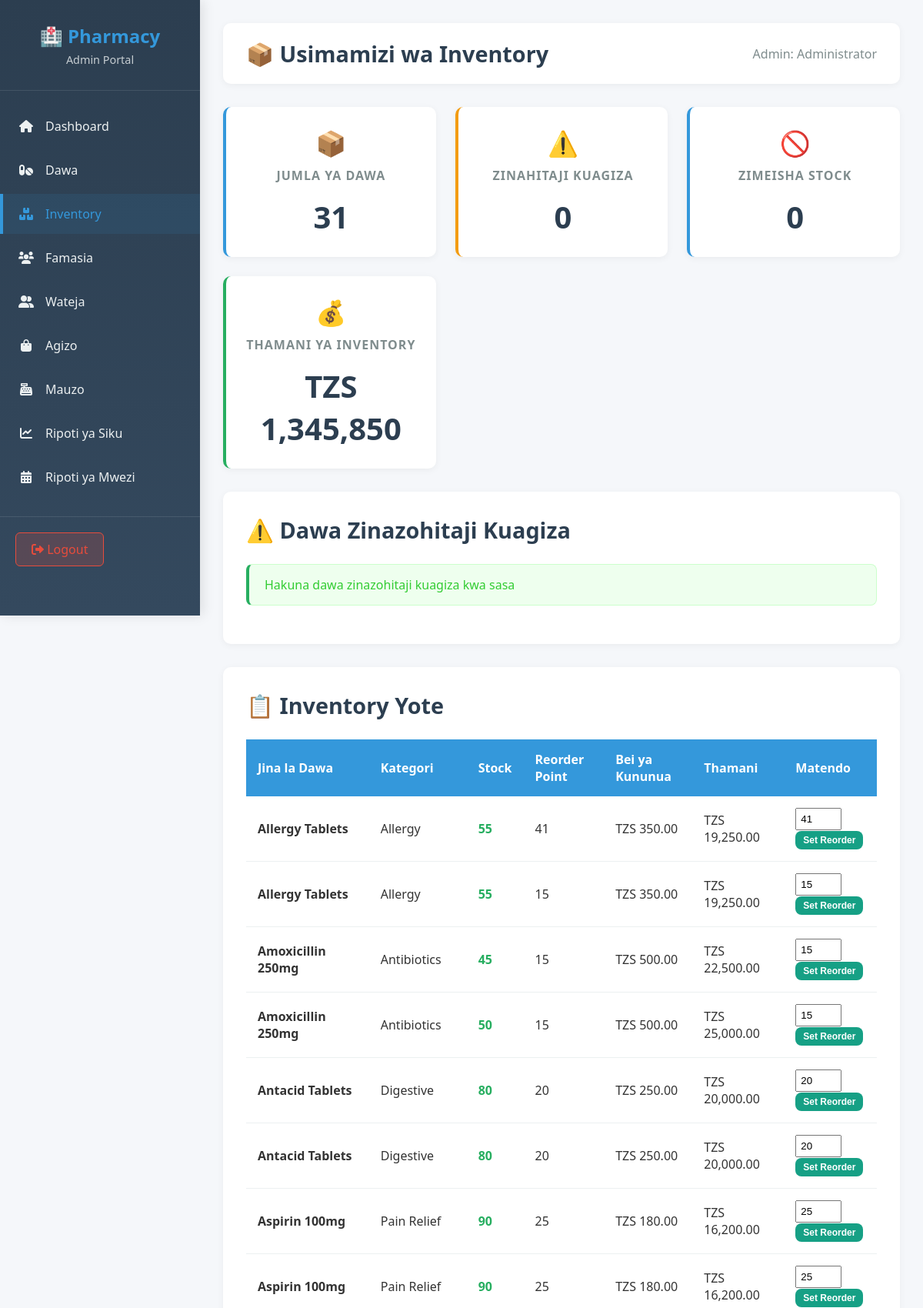
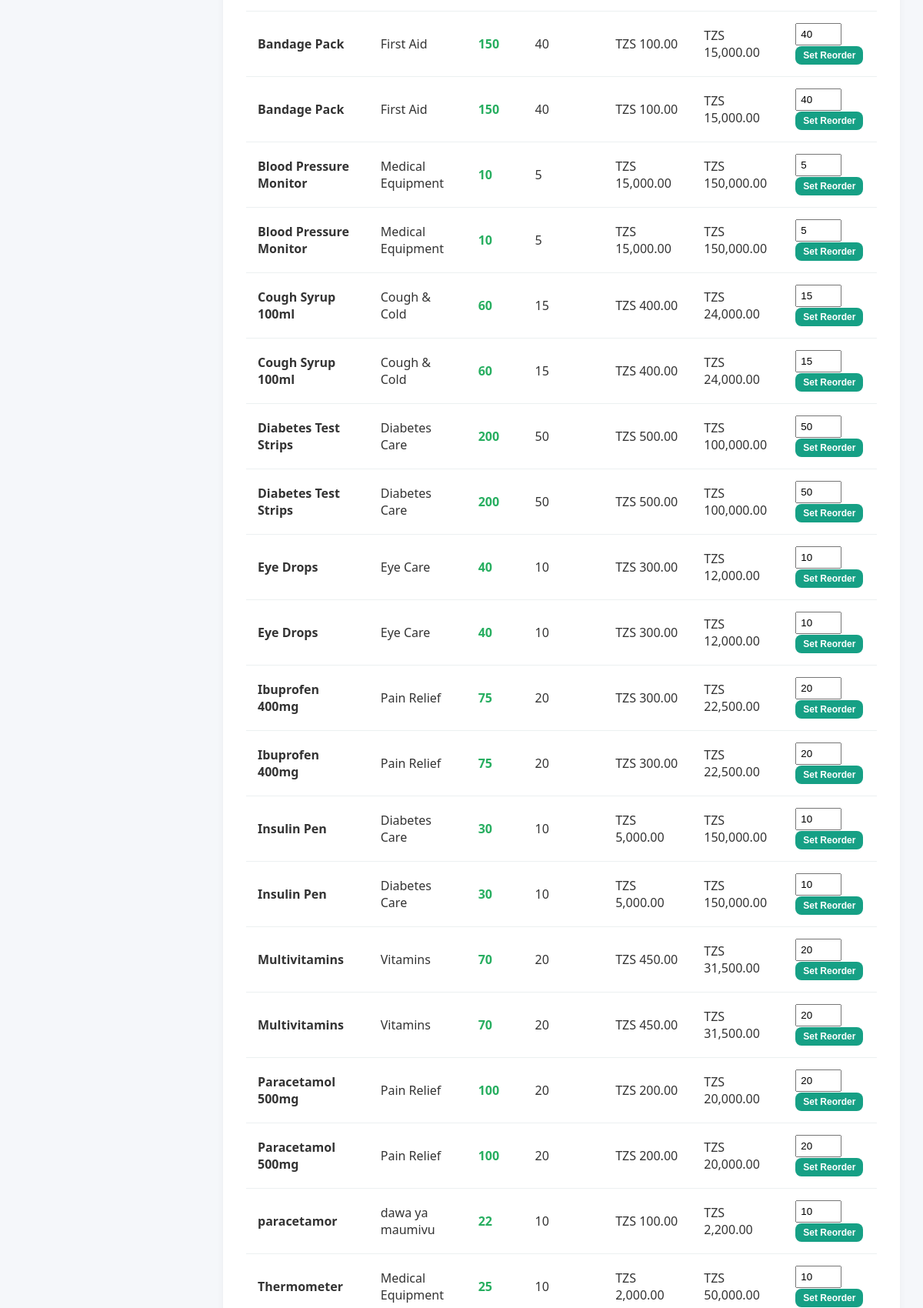
Page /inventory_management.php (signed in, upper part) on the committed database (2 pictures, top to bottom).
### tables this page shows
CREATE TABLE `medicines` (
  `medicine_id` int(11) NOT NULL AUTO_INCREMENT,
  `medicine_name` varchar(100) DEFAULT NULL,
  `category` varchar(50) DEFAULT NULL,
  `description` text DEFAULT NULL,
  `quantity` int(11) DEFAULT NULL,
  `reorder_point` int(11) DEFAULT 10,
  `supplier_id` int(11) DEFAULT NULL,
  `last_restocked` date DEFAULT NULL,
  `buying_price` decimal(10,2) DEFAULT NULL,
  `selling_price` decimal(10,2) DEFAULT NULL,
  `expiry_date` date DEFAULT NULL,
  PRIMARY KEY (`medicine_id`)
);

### inventory_management.php (the view, shortened to what this page needs)
<?php
include("config.php");
$reorder_query = "SELECT * FROM medicines WHERE quantity <= reorder_point ORDER BY quantity ASC";
$reorder_result = mysqli_query($conn, $reorder_query);
$medicines_query = "SELECT * FROM medicines ORDER BY medicine_name ASC";
$medicines_result = mysqli_query($conn, $medicines_query);
$total_medicines = mysqli_num_rows($medicines_result);
$low_stock_count = mysqli_num_rows($reorder_result);
$out_of_stock = mysqli_num_rows(mysqli_query($conn, "SELECT * FROM medicines WHERE quantity = 0"));
$total_value_query = "SELECT SUM(quantity * buying_price) as total FROM medicines";
$total_value_result = mysqli_query($conn, $total_value_query);
$total_value = mysqli_fetch_assoc($total_value_result)['total'] ?: 0;
?>
<!DOCTYPE html>
<html>
<head>
    <link rel="stylesheet" href="style.css">
    <link rel="stylesheet" href="https://cdnjs.cloudflare.com/ajax/libs/font-awesome/6.0.0/css/all.min.css">
</head>
<body>
<div class="admin-panel">
    <div class="sidebar">
        <div class="sidebar-header">
            <h1>🏥 Pharmacy</h1>
            <p>Admin Portal</p>
        </div>
        <div class="sidebar-menu">
            <ul>
                <li><a href="admin_dashboard.php"><i class="fas fa-home"></i> <span>Dashboard</span></a></li>
                <li><a href="medicine.php"><i class="fas fa-pills"></i> <span>Dawa</span></a></li>
                <li><a href="inventory_management.php" class="active"><i class="fas fa-boxes"></i> <span>Inventory</span></a></li>
                <li><a href="admin_users.php"><i class="fas fa-users"></i> <span>Famasia</span></a></li>
                <li><a href="admin_customers.php"><i class="fas fa-user-friends"></i> <span>Wateja</span></a></li>
                <li><a href="admin_orders.php"><i class="fas fa-shopping-bag"></i> <span>Agizo</span></a></li>
                <li><a href="sales.php"><i class="fas fa-cash-register"></i> <span>Mauzo</span></a></li>
                <li><a href="deily_report.php"><i class="fas fa-chart-line"></i> <span>Ripoti ya Siku</span></a></li>
                <li><a href="monthly_report.php"><i class="fas fa-calendar-alt"></i> <span>Ripoti ya Mwezi</span></a></li>
            </ul>
        </div>
        <div class="sidebar-footer">
            <a href="logout.php" class="logout-btn"><i class="fas fa-sign-out-alt"></i> Logout</a>
        </div>
    </div>
    <div class="main-content">
        <div class="top-header">
            <h2>📦 Usimamizi wa Inventory</h2>
            <div class="user-info">
                <span>Admin: <?php echo $_SESSION['fullname']; ?></span>
            </div>
        </div>
        <div class="dashboard-stats">
            <div class="stat-card">
                <div class="icon">📦</div>
                <h3>Jumla ya Dawa</h3>
                <div class="number"><?php echo $total_medicines; ?></div>
            </div>
            <div class="stat-card warning">
                <div class="icon">⚠️</div>
                <h3>Zinahitaji Kuagiza</h3>
                <div class="number"><?php echo $low_stock_count; ?></div>
            </div>
            <div class="stat-card danger">
                <div class="icon">🚫</div>
                <h3>Zimeisha Stock</h3>
                <div class="number"><?php echo $out_of_stock; ?></div>
            </div>
            <div class="stat-card success">
                <div class="icon">💰</div>
                <h3>Thamani ya Inventory</h3>
                <div class="number">TZS <?php echo number_format($total_value, 0); ?></div>
            </div>
        </div>
        <div class="container" style="margin-bottom: 30px;">
            <div class="header">
                <h2>⚠️ Dawa Zinazohitaji Kuagiza</h2>
            </div>
            <?php if(mysqli_num_rows($reorder_result) > 0): ?>
            <table>
                <thead>
                    <tr>
                        <th>Jina la Dawa</th>
                        <th>Stock Iliyopo</th>
                        <th>Reorder Point</th>
                        <th>Hali</th>
                        <th>Matendo</th>
                    </tr>
                </thead>
                <tbody>
                    <?php while($medicine = mysqli_fetch_assoc($reorder_result)): ?>
                    <tr>
                        <td><strong><?php echo $medicine['medicine_name']; ?></strong></td>
                        <td>
                            <span style="color: <?php echo $medicine['quantity'] == 0 ? '#e74c3c' : '#f39c12'; ?>; font-weight: bold;">
                                <?php echo $medicine['quantity']; ?>
                            </span>
                        </td>
                        <td><?php echo $medicine['reorder_point']; ?></td>
                        <td>
                            <?php if($medicine['quantity'] == 0): ?>
                                <span class="alert alert-danger" style="padding: 5px 10px; font-size: 12px;">Imeisha</span>
                            <?php else: ?>
                                <span class="alert alert-warning" style="padding: 5px 10px; font-size: 12px;">Inayokaribiaisha</span>
                            <?php endif; ?>
                        </td>
                        <td>
                            <form method="POST" style="display: inline;">
                                <input type="hidden" name="csrf_token" value="<?php echo generate_csrf_token(); ?>">
                                <input type="hidden" name="medicine_id" value="<?php echo $medicine['medicine_id']; ?>">
                                <input type="number" name="quantity_added" placeholder="Idadi" style="width: 80px; padding: 5px;" required min="1">
                                <button type="submit" name="restock" class="btn btn-success" style="padding: 5px 10px; font-size: 12px;">+ Restock</button>
                            </form>
                        </td>
                    </tr>
                    <?php endwhile; ?>
                </tbody>
            </table>
            <?php else: ?>
            <div class="alert alert-success">Hakuna dawa zinazohitaji kuagiza kwa sasa</div>
            <?php endif; ?>
        </div>
        <div class="container">
            <div class="header">
                <h2>📋 Inventory Yote</h2>
            </div>
            <table>
                <thead>
                    <tr>
                        <th>Jina la Dawa</th>
                        <th>Kategori</th>
                        <th>Stock</th>
                        <th>Reorder Point</th>
                        <th>Bei ya Kununua</th>
                        <th>Thamani</th>
                        <th>Matendo</th>
                    </tr>
                </thead>
                <tbody>
                    <?php mysqli_data_seek($medicines_result, 0); ?>
                    <?php while($medicine = mysqli_fetch_assoc($medicines_result)): ?>
                    <tr>
                        <td><strong><?php echo $medicine['medicine_name']; ?></strong></td>
                        <td><?php echo $medicine['category']; ?></td>
                        <td>
                            <span style="color: <?php echo $medicine['quantity'] <= $medicine['reorder_point'] ? '#e74c3c' : '#27ae60'; ?>; font-weight: bold;">
                                <?php echo $medicine['quantity']; ?>
                            </span>
                        </td>
                        <td><?php echo $medicine['reorder_point']; ?></td>
                        <td>TZS <?php echo number_format($medicine['buying_price'], 2); ?></td>
                        <td>TZS <?php echo number_format($medicine['quantity'] * $medicine['buying_price'], 2); ?></td>
                        <td>
                            <form method="POST" style="display: inline;">
                                <input type="number" name="reorder_point" value="<?php echo $medicine['reorder_point']; ?>" style="width: 60px; padding: 5px;" required min="1">
                                <button type="submit" name="update_reorder_point" class="btn btn-info" style="padding: 5px 10px; font-size: 12px;">Set Reorder</button>
                            </form>
                        </td>
                    </tr>
                    <?php endwhile; ?>
                </tbody>
            </table>
        </div>
    </div>
</div>
</body>
</html>

### style.css (style rules this page uses)
* { margin: 0; padding: 0; box-sizing: border-box; }
body { font-family: 'Segoe UI', Tahoma, Geneva, Verdana, sans-serif; background: #f5f7fa; min-height: 100vh; color: #333; }
.admin-panel { display: flex; min-height: 100vh; }
.sidebar { width: 260px; background: linear-gradient(180deg, #2c3e50 0%, #34495e 100%); color: white; position: fixed; height: 100vh; overflow-y: auto; overflow-x: hidden; box-shadow: 4px 0 15px rgba(0,0,0,0.1); z-index: 1000; scrollbar-width: thin; scrollbar-color: #3498db #2c3e50; }
.sidebar-header { padding: 30px 20px; text-align: center; border-bottom: 1px solid rgba(255,255,255,0.1); }
.sidebar-header h1 { font-size: 1.5em; margin-bottom: 5px; color: #3498db; }
.sidebar-header p { font-size: 0.9em; color: #ecf0f1; opacity: 0.8; }
.sidebar-menu { padding: 20px 0; }
.sidebar-menu ul { list-style: none; }
.sidebar-menu li { margin-bottom: 5px; }
.sidebar-menu a { display: flex; align-items: center; padding: 15px 20px; color: #ecf0f1; text-decoration: none; transition: all 0.3s ease; border-left: 4px solid transparent; }
.sidebar-menu a:hover, .sidebar-menu a.active { background: rgba(52, 152, 219, 0.1); border-left-color: #3498db; color: #3498db; }
.sidebar-menu a i { margin-right: 15px; width: 20px; text-align: center; }
.sidebar-footer { padding: 20px; border-top: 1px solid rgba(255,255,255,0.1); }
.main-content { flex: 1; margin-left: 260px; padding: 30px; }
.top-header { background: white; padding: 20px 30px; border-radius: 10px; box-shadow: 0 2px 10px rgba(0,0,0,0.05); margin-bottom: 30px; display: flex; justify-content: space-between; align-items: center; }
.top-header h2 { color: #2c3e50; font-size: 1.8em; }
.user-info { display: flex; align-items: center; gap: 15px; }
.user-info span { color: #7f8c8d; }
.container { background: white; border-radius: 10px; box-shadow: 0 2px 10px rgba(0,0,0,0.05); padding: 30px; margin-bottom: 20px; }
.header { margin-bottom: 25px; }
.header h2 { color: #2c3e50; font-size: 1.8em; margin-bottom: 10px; }
.btn { display: inline-block; padding: 12px 30px; background: #3498db; color: white; border: none; border-radius: 8px; font-size: 16px; font-weight: 600; cursor: pointer; transition: all 0.3s ease; text-decoration: none; text-align: center; }
.btn-info { background: #16a085; }
table { width: 100%; border-collapse: collapse; margin-top: 20px; }
thead { background: #3498db; color: white; }
th { padding: 15px; text-align: left; font-weight: 600; }
td { padding: 15px; border-bottom: 1px solid #ecf0f1; }
.dashboard-stats { display: grid; grid-template-columns: repeat(auto-fit, minmax(250px, 1fr)); gap: 25px; margin-bottom: 30px; }
.stat-card { background: white; padding: 25px; border-radius: 10px; box-shadow: 0 2px 10px rgba(0,0,0,0.05); text-align: center; transition: all 0.3s ease; border-left: 4px solid #3498db; }
.stat-card.success { border-left-color: #27ae60; }
.stat-card.warning { border-left-color: #f39c12; }
.stat-card h3 { font-size: 1em; color: #7f8c8d; margin-bottom: 15px; text-transform: uppercase; letter-spacing: 1px; }
.stat-card .number { font-size: 2.5em; font-weight: bold; color: #2c3e50; }
.stat-card .icon { font-size: 2em; margin-bottom: 10px; }
.alert { padding: 15px 20px; border-radius: 8px; margin: 20px 0; font-weight: 500; }
.alert-success { background: #efe; color: #3c3; border: 1px solid #cfc; border-left: 4px solid #27ae60; }
.logout-btn { background: rgba(231, 76, 60, 0.2); color: #e74c3c; border: 1px solid #e74c3c; padding: 10px 20px; border-radius: 6px; text-decoration: none; font-weight: 500; transition: all 0.3s ease; display: inline-block; }

### rows in the picture
medicines: medicine_name "Allergy Tablets", category "Allergy", quantity "55", reorder_point "41", buying_price "350.00", $medicine['quantity'] * $medicine['buying_price'] "19,250.00"
medicines: medicine_name "Allergy Tablets", category "Allergy", quantity "55", reorder_point "15", buying_price "350.00", $medicine['quantity'] * $medicine['buying_price'] "19,250.00"
medicines: medicine_name "Amoxicillin 250mg", category "Antibiotics", quantity "45", reorder_point "15", buying_price "500.00", $medicine['quantity'] * $medicine['buying_price'] "22,500.00"
medicines: medicine_name "Amoxicillin 250mg", category "Antibiotics", quantity "50", reorder_point "15", buying_price "500.00", $medicine['quantity'] * $medicine['buying_price'] "25,000.00"
medicines: medicine_name "Antacid Tablets", category "Digestive", quantity "80", reorder_point "20", buying_price "250.00", $medicine['quantity'] * $medicine['buying_price'] "20,000.00"
medicines: medicine_name "Antacid Tablets", category "Digestive", quantity "80", reorder_point "20", buying_price "250.00", $medicine['quantity'] * $medicine['buying_price'] "20,000.00"
medicines: medicine_name "Aspirin 100mg", category "Pain Relief", quantity "90", reorder_point "25", buying_price "180.00", $medicine['quantity'] * $medicine['buying_price'] "16,200.00"
medicines: medicine_name "Aspirin 100mg", category "Pain Relief", quantity "90", reorder_point "25", buying_price "180.00", $medicine['quantity'] * $medicine['buying_price'] "16,200.00"
medicines: medicine_name "Bandage Pack", category "First Aid", quantity "150", reorder_point "40", buying_price "100.00", $medicine['quantity'] * $medicine['buying_price'] "15,000.00"
medicines: medicine_name "Bandage Pack", category "First Aid", quantity "150", reorder_point "40", buying_price "100.00", $medicine['quantity'] * $medicine['buying_price'] "15,000.00"
medicines: medicine_name "Blood Pressure Monitor", category "Medical Equipment", quantity "10", reorder_point "5", buying_price "15,000.00", $medicine['quantity'] * $medicine['buying_price'] "150,000.00"
medicines: medicine_name "Blood Pressure Monitor", category "Medical Equipment", quantity "10", reorder_point "5", buying_price "15,000.00", $medicine['quantity'] * $medicine['buying_price'] "150,000.00"
medicines: medicine_name "Cough Syrup 100ml", category "Cough & Cold", quantity "60", reorder_point "15", buying_price "400.00", $medicine['quantity'] * $medicine['buying_price'] "24,000.00"
medicines: medicine_name "Cough Syrup 100ml", category "Cough & Cold", quantity "60", reorder_point "15", buying_price "400.00", $medicine['quantity'] * $medicine['buying_price'] "24,000.00"
medicines: medicine_name "Diabetes Test Strips", category "Diabetes Care", quantity "200", reorder_point "50", buying_price "500.00", $medicine['quantity'] * $medicine['buying_price'] "100,000.00"
medicines: medicine_name "Diabetes Test Strips", category "Diabetes Care", quantity "200", reorder_point "50", buying_price "500.00", $medicine['quantity'] * $medicine['buying_price'] "100,000.00"
medicines: medicine_name "Eye Drops", category "Eye Care", quantity "40", reorder_point "10", buying_price "300.00", $medicine['quantity'] * $medicine['buying_price'] "12,000.00"
medicines: medicine_name "Eye Drops", category "Eye Care", quantity "40", reorder_point "10", buying_price "300.00", $medicine['quantity'] * $medicine['buying_price'] "12,000.00"
medicines: medicine_name "Ibuprofen 400mg", category "Pain Relief", quantity "75", reorder_point "20", buying_price "300.00", $medicine['quantity'] * $medicine['buying_price'] "22,500.00"
medicines: medicine_name "Ibuprofen 400mg", category "Pain Relief", quantity "75", reorder_point "20", buying_price "300.00", $medicine['quantity'] * $medicine['buying_price'] "22,500.00"
medicines: medicine_name "Insulin Pen", category "Diabetes Care", quantity "30", reorder_point "10", buying_price "5,000.00", $medicine['quantity'] * $medicine['buying_price'] "150,000.00"
medicines: medicine_name "Insulin Pen", category "Diabetes Care", quantity "30", reorder_point "10", buying_price "5,000.00", $medicine['quantity'] * $medicine['buying_price'] "150,000.00"
medicines: medicine_name "Multivitamins", category "Vitamins", quantity "70", reorder_point "20", buying_price "450.00", $medicine['quantity'] * $medicine['buying_price'] "31,500.00"
medicines: medicine_name "Multivitamins", category "Vitamins", quantity "70", reorder_point "20", buying_price "450.00", $medicine['quantity'] * $medicine['buying_price'] "31,500.00"
medicines: medicine_name "Paracetamol 500mg", category "Pain Relief", quantity "100", reorder_point "20", buying_price "200.00", $medicine['quantity'] * $medicine['buying_price'] "20,000.00"
medicines: medicine_name "Paracetamol 500mg", category "Pain Relief", quantity "100", reorder_point "20", buying_price "200.00", $medicine['quantity'] * $medicine['buying_price'] "20,000.00"
medicines: medicine_name "paracetamor", category "dawa ya maumivu", quantity "22", reorder_point "10", buying_price "100.00", $medicine['quantity'] * $medicine['buying_price'] "2,200.00"
medicines: medicine_name "Thermometer", category "Medical Equipment", quantity "25", reorder_point "10", buying_price "2,000.00", $medicine['quantity'] * $medicine['buying_price'] "50,000.00"

### other values in the picture
$_SESSION['fullname'] "Administrator"
$total_medicines "31"
$low_stock_count "0"
$out_of_stock "0"
$total_value "1,345,850"
